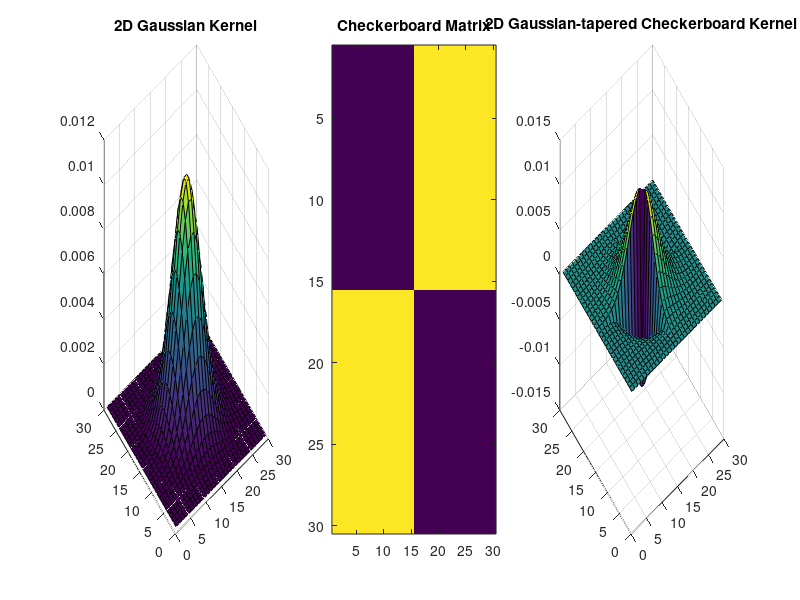

MATLAB code for this plot:
%%%%%%%%%%%%%%%%%%%%%%%%%%%%%%%%%%%%%%%%%%%%%%%%%%%%%%%%%%%%%%%%%%%%%%%%%%%%%%%%
%                                                                              %
%                   2D Gaussian Tapered Checkerboard Kernel                    %
%                                                                              %
%                                 DEMONSTRATION                                %
%                                                                              %
%                                  29 May 2018                                 %
%                                                                              %
%                          Juan Ignacio Mendoza Garay                          %
%                               doctoral student                               %
%                 Department of Music, Art and Culture Studies                 %
%                            University of Jyv?skyl?                           %
%                                                                              %
%%%%%%%%%%%%%%%%%%%%%%%%%%%%%%%%%%%%%%%%%%%%%%%%%%%%%%%%%%%%%%%%%%%%%%%%%%%%%%%%

% This script has been tested with Matlab R2015a

% ==============================================================================
% Description:

% Produce a Gaussian Kernel, then transform it so that it has positive and 
% negative zones like a checkerboard of 4 squares (c.f. Foote & Cooper, 2003).
% Plot each stage.

% ==============================================================================
% Initialisation:

clc
clear
close all

scrsz = get(groot,'ScreenSize');
fig = figure('Position',[1 scrsz(4)-scrsz(4)*1/2 scrsz(3) scrsz(4)*1/2]); % adjust position

%% % ----------------------------------------------------------------------------
% 2D Gaussian Kernel:

window_width = 30;
[kernel_x, kernel_y] = meshgrid((-(window_width-1)/2):((window_width-1)/2), (-(window_width-1)/2):((window_width-1)/2));
variance = (window_width-1)/2;
height =  1 / ( ( 2 * pi * variance) ) ; % this produces unit volume
gaussian_kernel = height *  exp( - ( (kernel_x.^2) / ( 2 * variance) ) - ( (kernel_y.^2) / ( 2 * variance) ) );

subplot(1,3,1)
surf(gaussian_kernel)
title('2D Gaussian Kernel')

%% % ----------------------------------------------------------------------------
% Checkerboard Matrix:

checkerboard = kron([-1, 1; 1,  -1],ones(window_width/2));
 
subplot(1,3,2)
imagesc(checkerboard)
title('Checkerboard Matrix')

%% % ----------------------------------------------------------------------------
% 2D Gaussian-tapered Checkerboard Kernel:

gaussian_checkerboard_kernel = gaussian_kernel .* checkerboard;

subplot(1,3,3)
surf(gaussian_checkerboard_kernel)
title('2D Gaussian-tapered Checkerboard Kernel')


